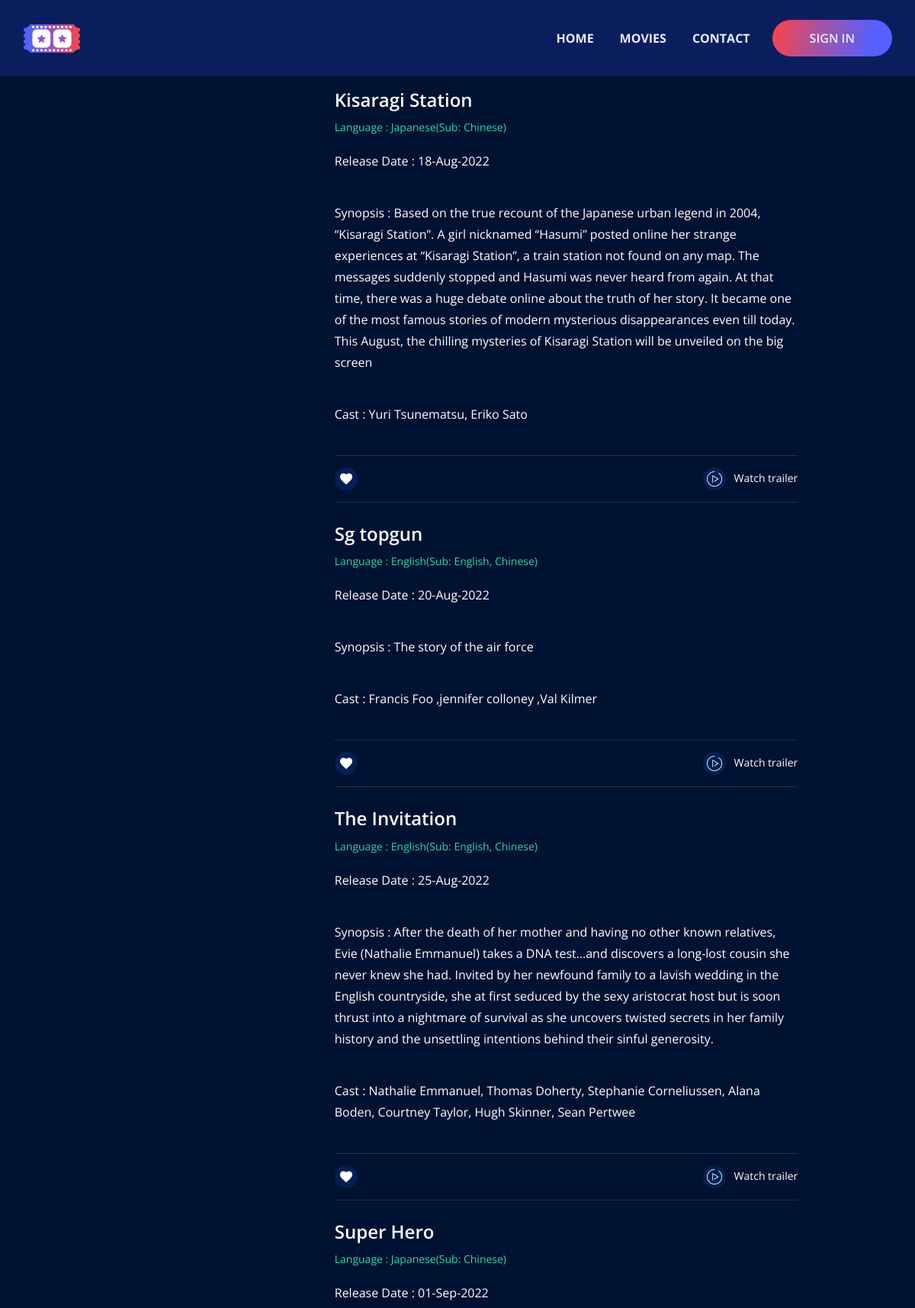
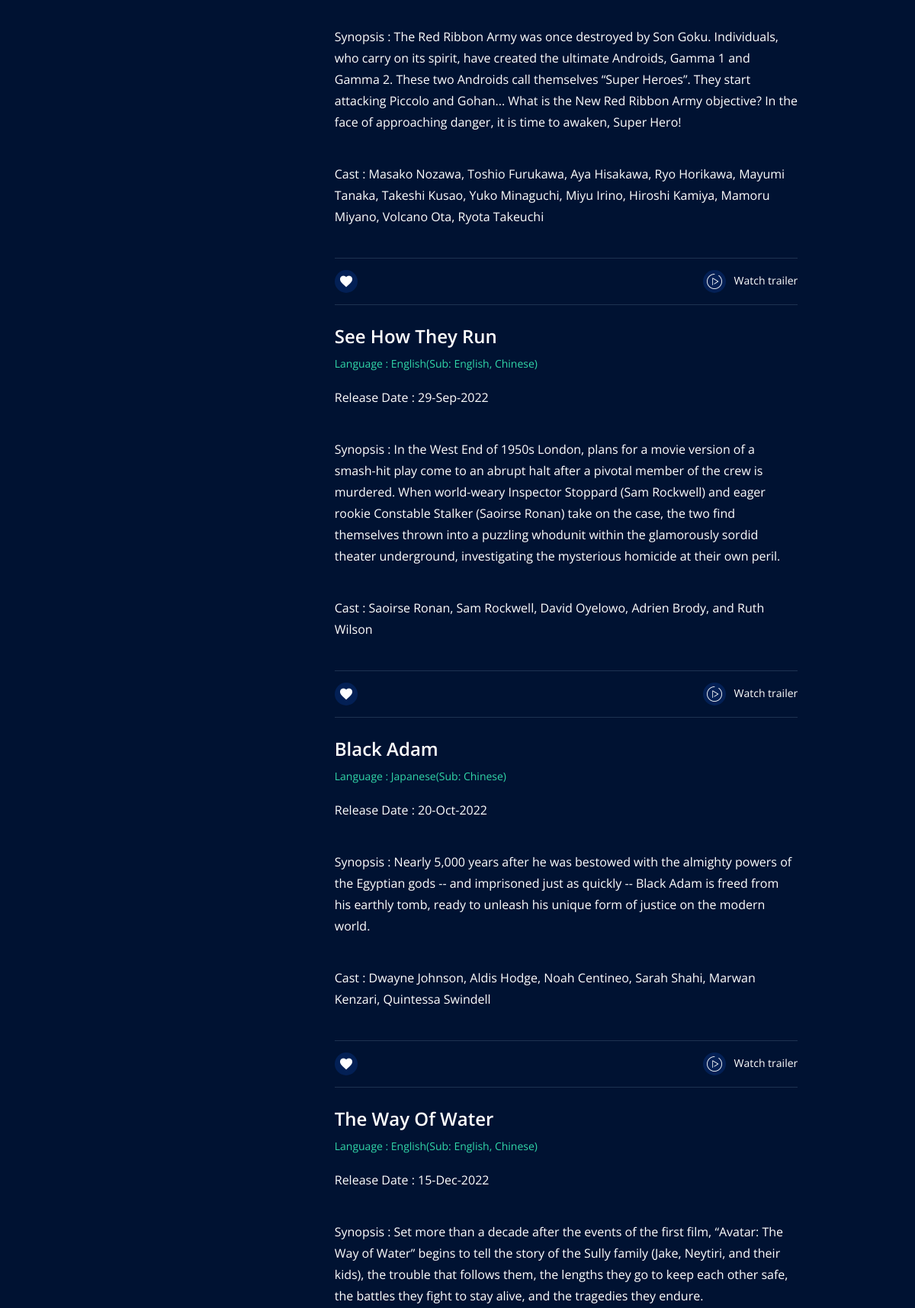
The app's page /movie_upcome_list.php (upper part) with its own data (2 pictures, top to bottom).
### tables this page shows
CREATE TABLE
    `app_movie` (
        `movie_id` int(11) NOT NULL,
        `cinema_id` int(11) DEFAULT NULL,
        `movie_name` varchar(255) DEFAULT NULL,
        `cast` varchar(500) DEFAULT NULL,
        `desc` varchar(1000) DEFAULT NULL,
        `release_date` date DEFAULT NULL,
        `image` varchar(200) DEFAULT NULL,
        `video_url` varchar(200) DEFAULT NULL,
        `status` int(1) DEFAULT NULL COMMENT '0 means active, 1 means upcoming',
        `duration` int(3) DEFAULT NULL,
        `language` varchar(50) DEFAULT NULL
    );

### movie_upcome_list.php (the view, shortened to what this page needs)
<?php
include('header.php');
?>
<head>
</head>
<section class="movie-section padding-top padding-bottom">
    <div class="row flex-wrap-reverse justify-content-center">
        <div class="col-lg-9 mb-50 mb-lg-0">
            <div class="filter-tab tab">
                <div class="tab-area">
                    <?php
          	              $qry2=mysqli_query($con,"select * from app_movie where status <> 0 order by release_date asc");
                       	  while($n=mysqli_fetch_array($qry2))
                          {
                         ?>
                    <div class="tab-item active">
                        <div class="movie-area mb-10">
                            <div class="movie-list">
                                <div class="movie-thumb c-thumb">
                                    <a href="<?php echo $n['video_url']; ?>" target="_blank">
                                            </a>
                                        </div>
                                        <div class=" movie-content bg-one">
                                        <h5 class="title">
                                            <a href="<?php echo $n['video_url']; ?>" target="_blank" style="text-decoration:none;"><?php echo $n['movie_name'];?></a>
                                        </h5>
                                        <p class="duration">Language : <?php echo $n['language']; ?></p>
                                        <div class="release">
                                            <span>Release Date :
                                                <?php echo date('d-M-Y',strtotime($n['release_date'])); ?></span>
                                        </div>
                                        <div class="release">
                                            <span>Synopsis : <?php echo $n['desc']; ?></span>
                                        </div>
                                        <div class="release">
                                            <span>Cast : <?php echo $n['cast'];?></span><br>
                                        </div>
                                        <div class="book-area">
                                            <div class="book-ticket">
                                                <div class="react-item">
                                                    <a href="#">
                                                        <div class="thumb">
                                                            <img src="images/heart.png" alt="icons">
                                                        </div>
                                                    </a>
                                                </div>
                                                <div class="react-item">
                                                    <a href="<?php echo $n['video_url']; ?>"
                                                        class="watch_but" style="text-decoration:none;" target="_blank">
                                                        <div class="thumb">
                                                            <img src="images/play-button.png" alt="icons">
                                                        </div>
                                                        <span>watch trailer</span>
                                                    </a>
                                                </div>
                                            </div>
                                        </div>
                                </div>
                            </div>
                        </div>
                    </div>
                    <?php
  	    	}
  	    	?>
                </div>
            </div>
        </div>
    </div>
</section>
<?php include('footer.php');?>

### header.php (shortened to what this page needs)
<?php
include('config.php');
?>
<!DOCTYPE HTML>
<html>
<head><meta http-equiv="Content-Type" content="text/html; charset=UTF-8">
    <link rel="stylesheet" href="css/MovieCSS/bootstrap.min.css">
    <link rel="stylesheet" href="css/MovieCSS/all.min.css">
    <link rel="stylesheet" href="css/MovieCSS/animate.css">
    <link rel="stylesheet" href="css/MovieCSS/flaticon.css">
    <link rel="stylesheet" href="css/MovieCSS/magnific-popup.css">
    <link rel="stylesheet" href="css/MovieCSS/odometer.css">
    <link rel="stylesheet" href="css/MovieCSS/owl.carousel.min.css">
    <link rel="stylesheet" href="css/MovieCSS/owl.theme.default.min.css">
    <link rel="stylesheet" href="css/MovieCSS/nice-select.css">
    <link rel="stylesheet" href="css/MovieCSS/jquery.animatedheadline.css">
    <link rel="stylesheet" href="css/MovieCSS/main.css">
</head>
<body>
    <header class="header-section header-active">
        <div class="container">
            <div class="header-wrapper">
                <div class="logo">
                    <a href="#">
                        <img src="images/logo1.png" alt="logo">
                    </a>
                </div>
                <ul class="menu">
                    <li>
                        <a href="index.php">Home</a>
                    </li>
                    <li>
                        <a href="movie_list.php">movies</a>
                    </li>
                    <li>
                        <a href="contact.php">contact</a>
                    </li>
                    <li class="header-button pr-0">
                    <?php
                    if(isset($_SESSION['user'])){
			  		   $us=mysqli_query($con,"select * from app_user where user_id='".$_SESSION['user']."'");
                       $user=mysqli_fetch_array($us);?>
                       <a href="profile.php"><?php echo $user['name'];?></a>
                       <a href="logout.php">Logout</a>
                    <?php }
                    else{?>
                       <a href="login.php">Sign in</a>
                    <?php }?>
                    </li>
                </ul>
            </div>
        </div>
    </header>
</body>

### footer.php (shortened to what this page needs)
  <body>
</body>

### records on screen
app_movie: movie_name "Kisaragi Station", language "Japanese(Sub: Chinese)", release_date "18-Aug-2022", desc "Based on the true recount of the Japanese urban legend in 2004, “Kisaragi Station”. A girl nicknamed “Hasumi” posted online her strange experiences at “Kisaragi Station”, a train station not found on any map. The messages suddenly stopped and Hasumi was never heard from again. At that time, there was a huge debate online about the truth of her story. It became one of the most famous stories of modern mysterious disappearances even till today. This August, the chilling mysteries of Kisaragi Station will be unveiled on the big screen", cast "Yuri Tsunematsu, Eriko Sato"
app_movie: movie_name "sg topgun", language "English(Sub: English, Chinese)", release_date "20-Aug-2022", desc "The story of the air force", cast "Francis Foo ,jennifer colloney ,Val Kilmer"
app_movie: movie_name "The Invitation", language "English(Sub: English, Chinese)", release_date "25-Aug-2022", desc "After the death of her mother and having no other known relatives, Evie (Nathalie Emmanuel) takes a DNA test…and discovers a long-lost cousin she never knew she had. Invited by her newfound family to a lavish wedding in the English countryside, she at first seduced by the sexy aristocrat host but is soon thrust into a nightmare of survival as she uncovers twisted secrets in her family history and the unsettling intentions behind their sinful generosity.", cast "Nathalie Emmanuel, Thomas Doherty, Stephanie Corneliussen, Alana Boden, Courtney Taylor, Hugh Skinner, Sean Pertwee"
app_movie: movie_name "Super Hero", language "Japanese(Sub: Chinese)", release_date "01-Sep-2022", desc "The Red Ribbon Army was once destroyed by Son Goku. Individuals, who carry on its spirit, have created the ultimate Androids, Gamma 1 and Gamma 2. These two Androids call themselves “Super Heroes”. They start attacking Piccolo and Gohan... What is the New Red Ribbon Army objective? In the face of approaching danger, it is time to awaken, Super Hero!", cast "Masako Nozawa, Toshio Furukawa, Aya Hisakawa, Ryo Horikawa, Mayumi Tanaka, Takeshi Kusao, Yuko Minaguchi, Miyu Irino, Hiroshi Kamiya, Mamoru Miyano, Volcano Ota, Ryota Takeuchi"
app_movie: movie_name "See How They Run", language "English(Sub: English, Chinese)", release_date "29-Sep-2022", desc "In the West End of 1950s London, plans for a movie version of a smash-hit play come to an abrupt halt after a pivotal member of the crew is murdered. When world-weary Inspector Stoppard (Sam Rockwell) and eager rookie Constable Stalker (Saoirse Ronan) take on the case, the two find themselves thrown into a puzzling whodunit within the glamorously sordid theater underground, investigating the mysterious homicide at their own peril.", cast "Saoirse Ronan, Sam Rockwell, David Oyelowo, Adrien Brody, and Ruth Wilson"
app_movie: movie_name "Black Adam", language "Japanese(Sub: Chinese)", release_date "20-Oct-2022", desc "Nearly 5,000 years after he was bestowed with the almighty powers of the Egyptian gods -- and imprisoned just as quickly -- Black Adam is freed from his earthly tomb, ready to unleash his unique form of justice on the modern world.", cast "Dwayne Johnson, Aldis Hodge, Noah Centineo, Sarah Shahi, Marwan Kenzari, Quintessa Swindell"
app_movie: movie_name "The Way Of Water", language "English(Sub: English, Chinese)", release_date "15-Dec-2022", desc "Set more than a decade after the events of the first film, “Avatar: The Way of Water” begins to tell the story of the Sully family (Jake, Neytiri, and their kids), the trouble that follows them, the lengths they go to keep each other safe, the battles they fight to stay alive, and the tragedies they endure."
